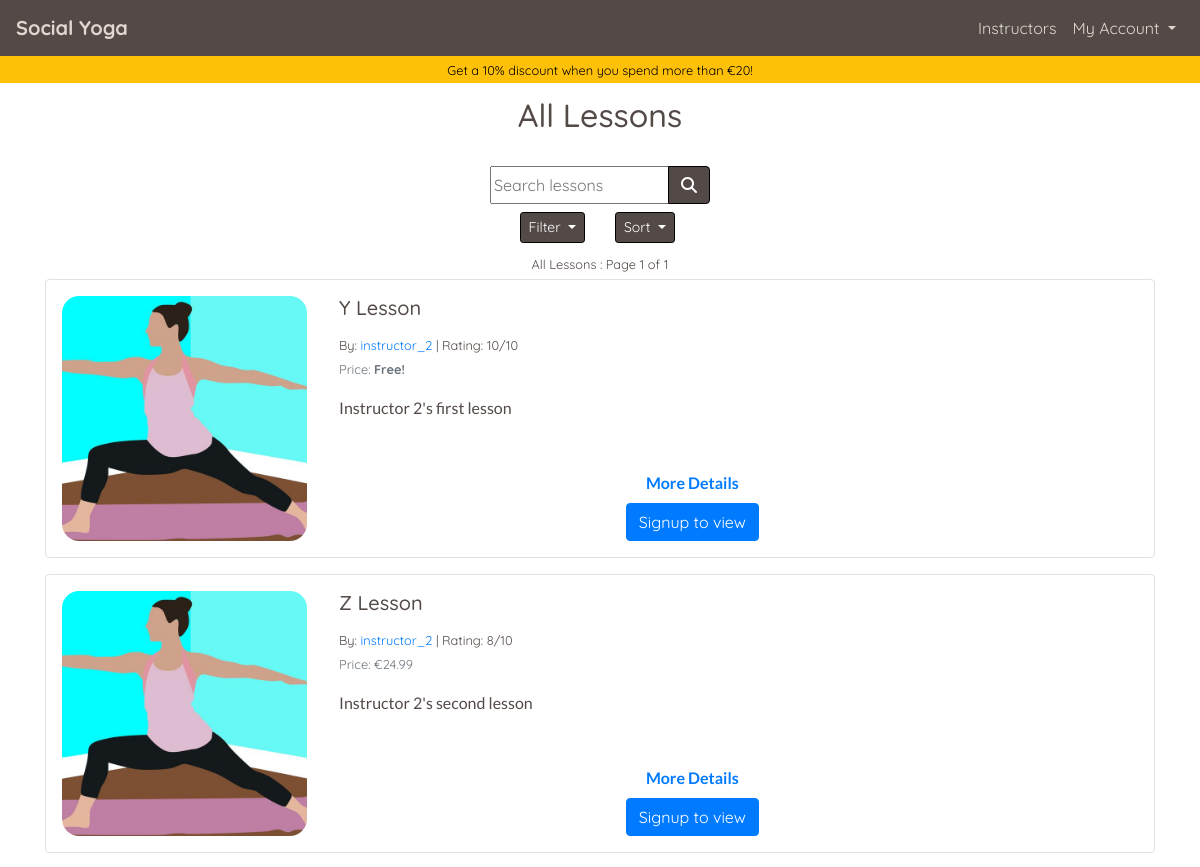
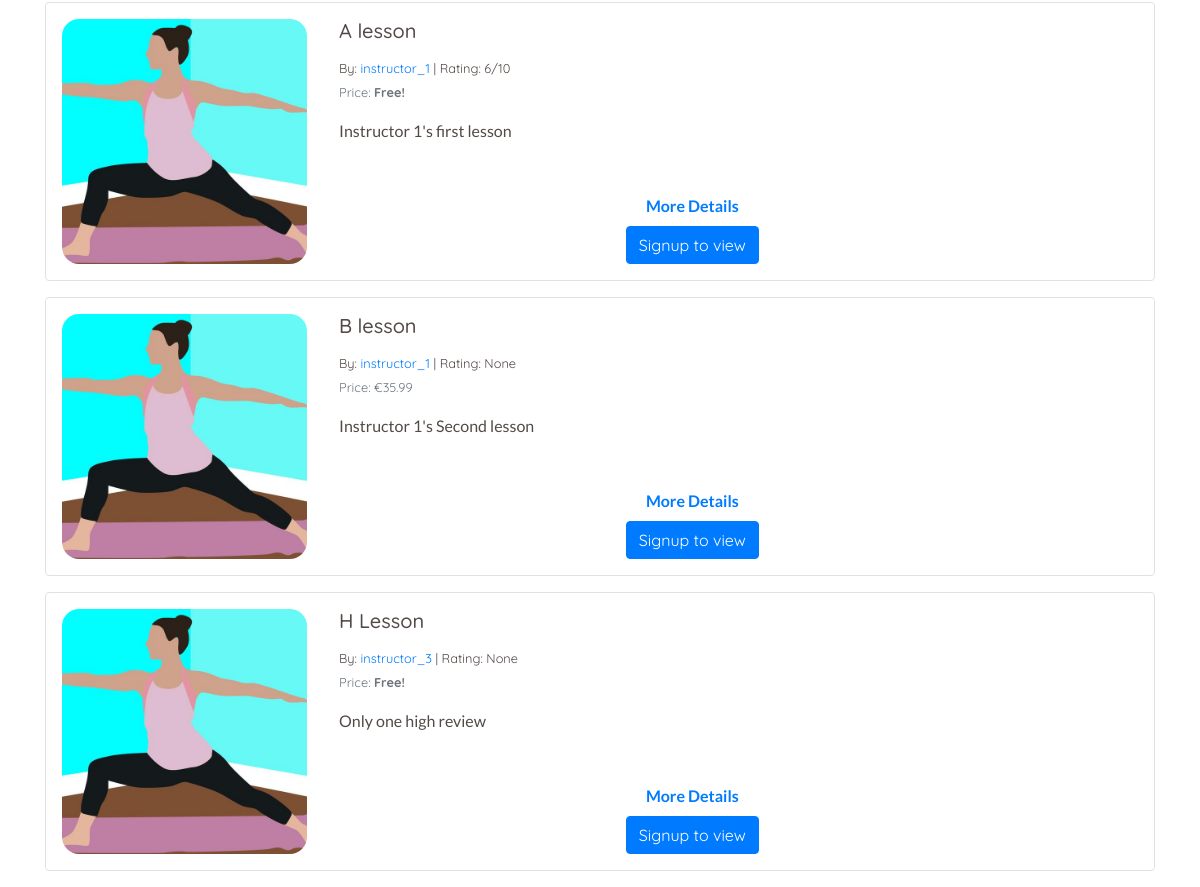
Screenshot of /lessons/ with the database file from the repository (2 pictures, top to bottom).
### lessons/models.py (models this page shows, shortened)
class Lesson(models.Model):
    lesson_id = models.CharField(max_length=32, null=False, editable=False)
    instructor_profile = models.ForeignKey(
        UserProfile, on_delete=models.SET_NULL, null=True,
        blank=True, related_name='lessons'
        )
    lesson_name = models.CharField(max_length=32, null=False, editable=True)
    card_description = models.TextField(max_length=254)
    description = models.TextField(max_length=2048)
    image = ResizedImageField(
        size=[600, 600], quality=75, crop=['middle', 'center'],
        force_format='JPEG', upload_to='lesson_images/'
        )
    rating = models.DecimalField(
        max_digits=5, decimal_places=0, null=True, blank=True
        )
    video_url = models.URLField(
        max_length=1024, blank=False, null=False
        )
    time = models.IntegerField(blank=False, null=False)
    is_free = models.BooleanField(default=True)
    price = models.DecimalField(
        max_digits=6, decimal_places=2, blank=False, null=False, default=0.00
        )

### profiles/models.py (models this page shows, shortened)
class UserProfile(models.Model):
    user = models.OneToOneField(User, on_delete=models.CASCADE)
    first_name = models.CharField(max_length=50, null=False, blank=False)
    last_name = models.CharField(max_length=50, null=False, blank=False)
    is_instructor = models.BooleanField(default=False)
    requested_instructor_status = models.BooleanField(default=False)
    card_description = models.TextField(max_length=256, blank=True, default='')
    profile_description = models.TextField(max_length=650, default='')
    image = ResizedImageField(
        size=[600, 600], quality=75, crop=['middle', 'center'],
        force_format='JPEG', null=True, blank=True,
        upload_to='profile_images/'
        )
    rating = models.DecimalField(
        max_digits=5, decimal_places=0, null=True, blank=True
        )
    lesson_count = models.IntegerField(default=0, editable=False)
    def __str__(self):
        return self.user.username

### lessons/views.py (the view, shortened to what this page needs)
# urls.py: path('', views.lessons, name='lessons'),
def lessons(request):
    profile = get_profile_or_none(request)
    lessons = Lesson.objects.all().annotate(
        review_count=Count('reviewedLesson'))
    subscribed_lesson_list = []
    paid_lesson_list = []
    page_title = 'All Lessons'
    sub_title = None
    filter_title = 'All Lessons'
    filter_subtitle = ''
    valid_sort_values = ['lesson_name',
                         'instructor_profile',
                         'rating',
                         'price']
    sortby = 'rating'
    filter_by = 'all_lessons'
    sort_direction = 'desc'
    instructor_to_display = None
    query = ''
    page_number = 1  # Default page number
    lessons_on_page = 5  # No of lessons on a page at once
    if sort_direction == 'asc':
        if sortby == 'rating':
            lessons = lessons.order_by(
                (F(sortby).asc(nulls_last=True)), 'review_count')
        else:
            lessons = lessons.order_by(F(sortby).asc(nulls_last=True))
    else:
        if sortby == 'rating':
            lessons = lessons.order_by(
                (F(sortby).desc(nulls_last=True)), '-review_count')
        else:
            lessons = lessons.order_by(F(sortby).desc(nulls_last=True))
    p = Paginator(lessons, lessons_on_page)
    try:
        page_object = p.page(page_number)
    except EmptyPage:
        messages.error(request, "Page does not exist, returning to page 1")
        page_object = p.page(1)
    template = 'lessons/lessons.html'
    context = {
        'profile': profile,
        'lessons': page_object,
        'subscribed_lesson_list': subscribed_lesson_list,
        'paid_lesson_list': paid_lesson_list,
        'page_title': page_title,
        'sub_title': sub_title,
        'filter_title': filter_title,
        'filter_subtitle': filter_subtitle,
        'sort_by': sortby,
        'sort_direction': sort_direction,
        'filter_by': filter_by,
        'instructor_to_display': instructor_to_display,
        'current_query': query,
        'show_discount_banner': True,
    }
    return render(request, template, context)

### home/contexts.py (called while the page is built)
def purchased_lessons(request):
    profile = get_profile_or_none(request)
    purchased = None
    purchased_lesson_ids = []
    if profile:
        purchased = OrderLineItem.objects.filter(profile=profile)
        if purchased:
            for item in purchased:
                purchased_lesson_ids.append(item.lesson.lesson_id)
    context = {
        'purchased_lessons': purchased,
        'purchased_lesson_ids': purchased_lesson_ids,
    }
    return context

### yoga/utils.py (called while the page is built)
def get_profile_or_none(request):
    try:
        return UserProfile.objects.get(user=request.user)
    except Exception:
        return None

### lessons/templates/lessons/lessons.html (shortened to what this page needs)
{% extends "base.html" %}
{% load static %}
{% block page_header %}
<div class="container header-container">
    <div class="row">
        <div class="col">
            <h1 class="text-center title-text my-3 {% if show_discount_banner %}pt-xl-4{% endif %}" id="lesson-page-title">{{ page_title}}</h1>
        </div>
    </div>
</div>
{% endblock %}
{% block content %}
<div class="container page-contents">
    <div class="row">
        <div class="col-12 mt-2">
            {% include 'lessons/includes/lesson_sorting.html' %}
            <p class="text-center mb-1">
                <strong>
                    <small>
                        {{ filter_title }}{{ filter_subtitle }}{% if lessons %} : Page {{ lessons.number }} of {{ lessons.paginator.num_pages }}{% endif %}
                    </small>
                </strong>
            </p>
            {% if lessons %}
                {% for lesson in lessons %}
                    {% include 'lessons/includes/lesson_card.html' %}
                {% endfor %}
            {% else %}
                {% if instructor_to_display %}
                    <p class="text-center mt-5"><strong>No lesons available</strong></p>
                {% endif %}
            {% endif %}
        </div>
    </div>
</div>
{% endblock %}

### lessons/templates/lessons/includes/lesson_card.html
<div class="card mb-3 border custom-border" style="width: 100%;" id="{{ lesson.lesson_id }}">
    <div class="row no-gutters">
        <div class="col-md-3 d-flex">
            {% if lesson.image %}
                <div class="lesson-card-image-container m-auto p-3 text-center">
                    <img class="lesson-card-image img-fluid" src="{{ lesson.image.url }}" alt="{{ lesson.lesson_name }}">
                </div>
            {% endif %}
        </div>
        <div class="col-md-8">
            <div class="card-body p-3 h-100 d-flex flex-column">
                <h5 class="card-title">{{ lesson.lesson_name }}</h5>
                <p class="card-text mb-0"><small>By: <a href="{% url 'lessons' %}?instructor={{ lesson.instructor_profile.id }}">{{ lesson.instructor_profile }}</a> | Rating: {{ lesson.rating }}{% if lesson.rating %}/10{% endif %}</small></p>
                {% if lesson.price > 0 %}
                    <p class="card-text"><small class="text-muted">Price:
                        {% if lesson.lesson_id in purchased_lesson_ids %}
                            <span class="text-success"><strong>Purchased!</strong></small></span>
                        {% else %}
                            <span> €{{ lesson.price }}</small></span>
                        {% endif %}
                    </p>
                {% else %}
                    <p class="card-text"><small class="text-muted">Price: <strong>Free!</strong></small></p>
                {% endif %}
                <p class="card-text alt-font">{{ lesson.card_description }}</p>
                <p class="card-text alt-font mb-2 mt-auto text-center text-info"><a href="" onclick="javascript:get_modal_data('{{ lesson.lesson_id }}')" class=""><strong>More Details</strong></a></p>
                <div class="lesson-card-button-container mt-0 w-100 d-flex">
                    <div class="buttons mx-auto">
                        {% if user.is_authenticated %}
                            {% if lesson.lesson_id not in paid_lesson_list and lesson.is_free == False %}
                            <a class="btn btn-warning" href="" onclick="javascript:add_to_basket('{{ lesson.lesson_id }}')" id="add_{{ lesson.lesson_id }}" role="button"><span>{% if lesson.lesson_id in basket_item_ids %}In basket{% else %}€{{ lesson.price }}{% endif %}</span>
                                    <span class="icon">
                                        <i class="fas fa-cart-plus"></i>
                                    </span>
                                </a>
                            {% elif lesson.lesson_id in subscribed_lesson_list and lesson%}
                                <span class="btn btn-warning button-unsubscribe" id="unsubscribe_lesson_button_id_{{ lesson.lesson_id }}" href="" onclick="javascript:subscribe('false', '{{ lesson.lesson_id }}', '{{ current_filter }}')" role="button">Unsubscribe</span>
                                <span hidden class="btn btn-danger" href="" id="subscribe_lesson_button_id_{{ lesson.lesson_id }}" onclick="javascript:subscribe('true', '{{ lesson.lesson_id }}', '{{ current_filter }}')" role="button">Subscribe to lesson</span>
                                <a class="btn btn-success" href="{% url 'studio' lesson.lesson_id %}" id="start_lesson_button_id_{{ lesson.lesson_id }}" role="button">Start Lesson</a>
                            {% else %}
                                <span hidden class="btn btn-warning button-unsubscribe" id="unsubscribe_lesson_button_id_{{ lesson.lesson_id }}" href="" onclick="javascript:subscribe('false', '{{ lesson.lesson_id }}', '{{ current_filter }}')" role="button">Unsubscribe</span>
                                <span class="btn btn-danger" href="" id="subscribe_lesson_button_id_{{ lesson.lesson_id }}" onclick="javascript:subscribe('true', '{{ lesson.lesson_id }}', '{{ current_filter }}')" role="button">Subscribe to lesson</span>
                                <a hidden class="btn btn-success" href="{% url 'studio' lesson.lesson_id %}" id="start_lesson_button_id_{{ lesson.lesson_id }}" role="button">Start Lesson</a>
                            {% endif %}
                        {% else %}
                            <a class="btn btn-primary" href="{% url 'account_signup' %}" role="button">Signup to view</a>
                        {% endif %}
                    </div>
                </div>
            </div>
        </div>
    </div>
</div>

### static/css/base.css (style rules this page uses)
html { height: 100% }
body { background: url('/static/images/backgrounds/background-image.jpg') no-repeat center center fixed; background-size: cover; background-position: 75% 40px; height: calc(100vh - 63px); color: #534a47; font-family: 'Quicksand'; font-size: 16px; }
.title-text { font-size: 1.5rem; }
.alt-font { font-family: 'Lato'; }
.custom-border { border: solid 1px #534a47; border-radius: .25rem; }
.header-container { margin-top: 0px; }
.lesson-card-image { max-width: 120px; border-radius: 7%; }
@media (min-width: 768px) { .title-text, .index-main-text { font-size: 2rem; } }
@media (min-width: 768px) { .lesson-card-image { width: 100%; max-width: 425px; overflow: hidden; } }
@media (min-width: 1200px) { body { background-position: 0 35px; } }
@media (min-width: 1200px) { .header-container { margin-top: 56px; } }

### rows the page displays
Lesson: image (picture), lesson_name "Y Lesson", instructor_profile "instructor_2", rating "10", shows "/10", shows "Price:", price "Free!", card_description "Instructor 2's first lesson"
Lesson: image (picture), lesson_name "Z Lesson", instructor_profile "instructor_2", rating "8", shows "/10", price "24.99", card_description "Instructor 2's second lesson"
Lesson: image (picture), lesson_name "A lesson", instructor_profile "instructor_1", rating "6", shows "/10", shows "Price:", price "Free!", card_description "Instructor 1's first lesson"
Lesson: image (picture), lesson_name "B lesson", instructor_profile "instructor_1", rating "None", price "35.99", card_description "Instructor 1's Second lesson"
Lesson: image (picture), lesson_name "H Lesson", instructor_profile "instructor_3", rating "None", shows "Price:", price "Free!", card_description "Only one high review"

### other values shown
{{ discount_percentage }} "10"
{{ discount_threshold }} "20"
{{ page_title }} "All Lessons"
{{ filter_title }} "All Lessons"
{{ lessons.number }} "1"
{{ lessons.paginator.num_pages }} "1"
